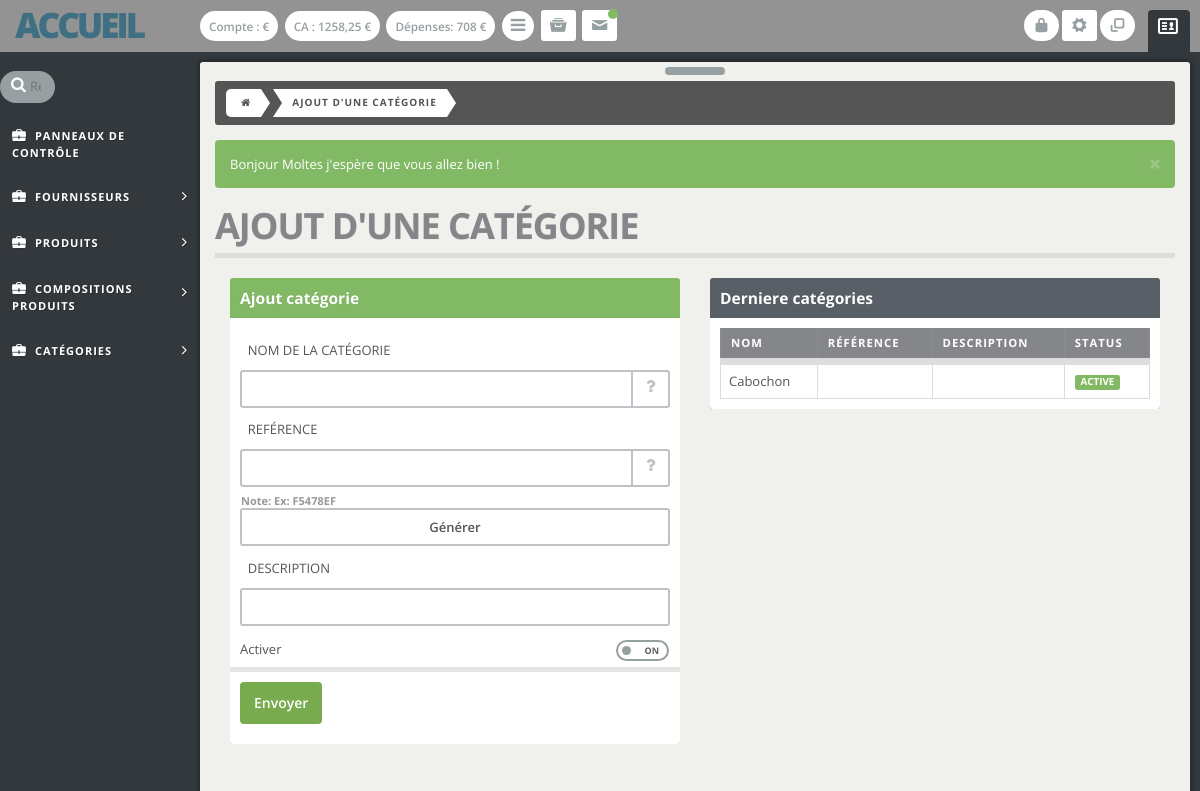
The page /admin/ajout_categorie.php (signed in) on the database as committed earlier.
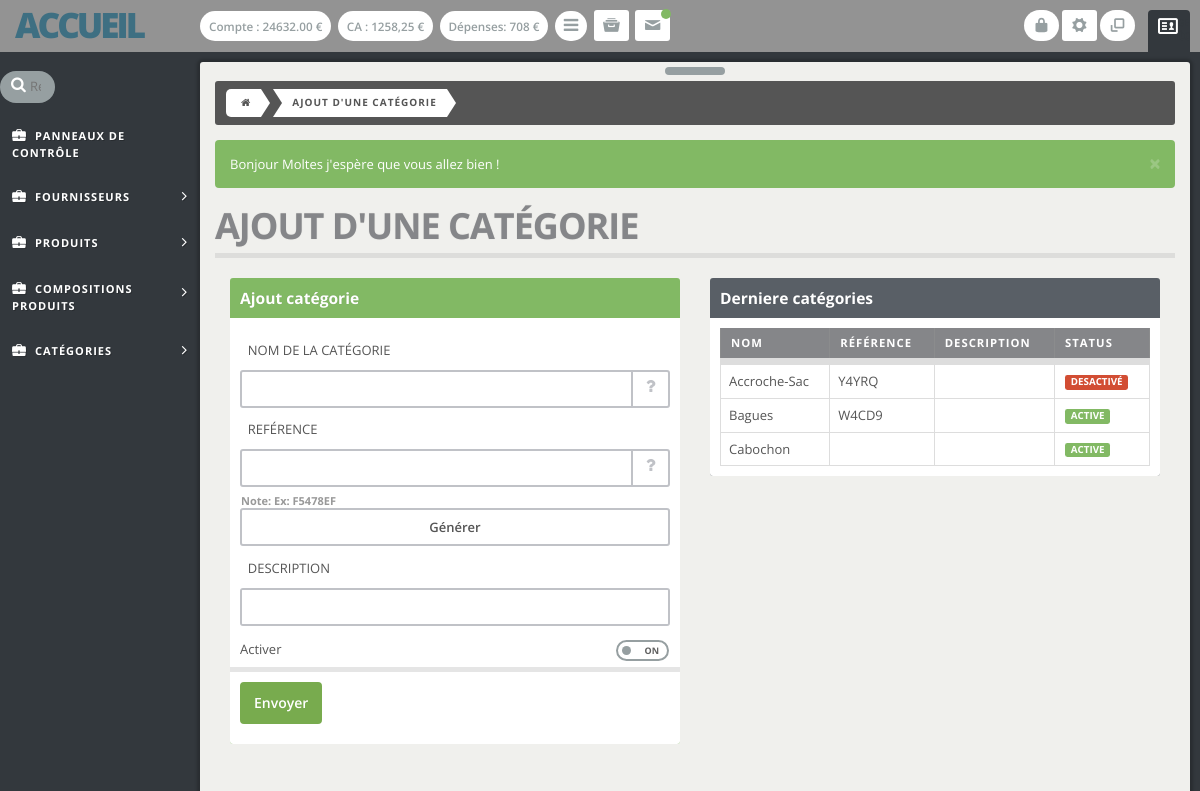
The same page on the database as committed later.
### tables this page shows
CREATE TABLE IF NOT EXISTS `categories` (
`id_categorie` int(11) NOT NULL,
  `c_nom` varchar(255) NOT NULL,
  `c_description` text NOT NULL,
  `c_ref` varchar(255) NOT NULL,
  `id_membre` int(11) NOT NULL,
  `c_active` int(11) NOT NULL,
  `c_date` datetime NOT NULL
);

CREATE TABLE IF NOT EXISTS `membres` (
`id_membre` int(11) NOT NULL,
  `m_nom_utilisateur` varchar(20) NOT NULL,
  `m_nom` varchar(20) NOT NULL,
  `m_prenom` varchar(20) NOT NULL,
  `m_password` varchar(255) NOT NULL,
  `m_email_pro` varchar(30) NOT NULL,
  `m_email_perso` varchar(30) NOT NULL,
  `m_date_inscription` datetime NOT NULL,
  `m_rang` int(11) NOT NULL DEFAULT '2',
  `m_valide` tinyint(1) NOT NULL,
  `id_config_active` int(11) NOT NULL,
  `capital_depart` float(11,2) NOT NULL,
  `compte` float(11,2) NOT NULL,
  `m_key` varchar(255) NOT NULL,
  `astuce` int(11) NOT NULL
);

### function.php (called while the page is built, shortened)
<?php session_start();
function info_active($id){
	global $bdd;
	$ca = $bdd->prepare('SELECT * FROM membres, config_activite WHERE membres.id_membre = :id');
	$ca->execute(array('id' => $_SESSION['id_membre']));
	$donnees = $ca->fetch();
	return $donnees[$id];;
}
?>

### admin/ajout_categorie.php (the view, shortened to what the changed rows need)
<?php
include '../bdd.php';
include '../function.php';
include 'header-top.php'; ?>
<?php include 'header-bottom.php'; ?>
<div class="page-header">
  <h1>Ajout d'une catégorie</h1>
</div>
<div class="row">
  <div class="col-md-12 bootstrap-grid">
   <div class="col-md-6  bootstrap-grid">
    <div class="powerwidget green" id="most-form-elements" data-widget-editbutton="false">
      <header>
        <h2>Ajout catégorie</h2>
      </header>
      </div>
    </div>
    <div class="col-md-6  bootstrap-grid">
      <div class="powerwidget cold-grey" id="table2" data-widget-editbutton="false">
        <header>
          <h2>Derniere catégories</h2>
        </header>
        <div class="inner-spacer">
          <table class="table table-condensed table-bordered margin-0px">
            <thead>
              <tr>
                <th>Nom</th>
                <th>Référence</th>
                <th>Description</th>
                <th>Status</th>
              </tr>
            </thead>
            <tbody>
              <?php
              $categories = $bdd->prepare('SELECT * FROM membres, categories WHERE membres.id_membre = categories.id_membre AND membres.id_membre = :id ORDER BY c_date DESC LIMIT 0, 10');
              $categories->execute(array('id' => $_SESSION['id_membre']));
              while ($donnees = $categories->fetch()){
                echo '<tr>';
                echo '<td>' .  $donnees['c_nom'] . '</td>';
                echo '<td>' .  $donnees['c_ref'] . '</td>';
                echo '<td>' .  $donnees['c_description'] . '</td>';
                if ($donnees['c_active'] == 1) {
                  echo '<td><span class="label label-success">Active</span></td>';
                }else{
                  echo '<td><span class="label label-danger">Desactivé</span></td>';
                }
                echo '</tr>';
              }
              ?>
            </tbody>
          </table>
        </div>
      </div>
    </div>
  </div>
</div>
</div>
<?php include 'footer.php'; ?>

### admin/header-bottom.php (shortened to what the changed rows need)
  <link id="main-style" href="css/styles.css" rel="stylesheet" type="text/css">
  <link id="main-style" href="css/theme.css" rel="stylesheet" type="text/css">
  <link href="//cdnjs.cloudflare.com/ajax/libs/select2/4.0.0-rc.2/css/select2.min.css" rel="stylesheet" />
</head>
<body>
  <div class="smooth-overflow">
    <nav class="main-header clearfix" role="navigation"> <a class="navbar-brand" href="index.php">Accueil</a>
      <div class="navbar-content">
        <a href="#" class="btn btn-default tooltiped" data-toggle="tooltip" data-placement="bottom" title="Montant du compte">Compte : <?php echo info_active('compte'); ?> €</i></a>
        <a href="#" class="btn btn-default tooltiped" data-toggle="tooltip" data-placement="bottom" title="Chiffre d'affaire du mois">CA : 1258,25 €</i></a>
        <a href="#" class="btn btn-default tooltiped" data-toggle="tooltip" data-placement="bottom" title="Dépenses du mois">Dépenses: 708 €</i></a>
        <a href="#" class="btn btn-default left-toggler"><i class="fa fa-bars"></i></a>
        <a href="#" class="btn btn-user right-toggler pull-right"><i class="entypo-vcard"></i> <span class="logged-as hidden-xs">Logged as</span><span class="logged-as-name hidden-xs">Anton Durant</span></a>
        <button type="button" class="btn btn-default hidden-xs pull-right tooltiped" data-toggle="tooltip" data-placement="bottom" title="Plein écran" id="toggle-fullscreen"> <i class=" entypo-popup"></i> </button>
        <div class="btn-group pull-right">
          <button type="button" class="btn btn-default dropdown-toggle tooltiped" data-placement="bottom" title="Configurations" data-toggle="dropdown"> <i class="entypo-cog"></i></button>
          </div>
          <a href="../logout.php" class="btn btn-default hidden-xs pull-right tooltiped" data-toggle="tooltip" data-placement="bottom" title="Déconnexion"> <i class="entypo-lock"></i> </a>
          <div class="btn-group">
            <button type="button" class="btn btn-default dropdown-toggle tooltiped" data-toggle="dropdown" data-placement="bottom" title="Historiques"> <i class="entypo-archive"></i></button>
          </div>
          <div class="btn-group">
            <button type="button" class="btn btn-default dropdown-toggle" data-toggle="dropdown"><i class="entypo-mail"></i><span class="new"></span></button>
                </div>
              </div>
            </nav>
            <div class="main-wrap">
                <div class="content-wrapper">

Rows that differ between the two databases and show on the page:
now on this page (row edited): membres: compte "24632.00"
added categories: c_nom "Accroche-Sac", c_ref "Y4YRQ", c_active "DESACTIVÉ"
added categories: c_nom "Bagues", c_ref "W4CD9", c_active "ACTIVE"
